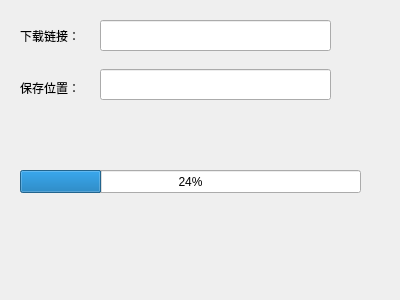
<?xml version="1.0" encoding="UTF-8"?>
<ui version="4.0">
 <class>YQDownloader</class>
 <widget class="QWidget" name="YQDownloader">
  <property name="geometry">
   <rect>
    <x>0</x>
    <y>0</y>
    <width>400</width>
    <height>300</height>
   </rect>
  </property>
  <property name="minimumSize">
   <size>
    <width>400</width>
    <height>300</height>
   </size>
  </property>
  <property name="maximumSize">
   <size>
    <width>400</width>
    <height>300</height>
   </size>
  </property>
  <property name="windowTitle">
   <string>YQDownloader</string>
  </property>
  <widget class="QLabel" name="label">
   <property name="geometry">
    <rect>
     <x>20</x>
     <y>20</y>
     <width>81</width>
     <height>31</height>
    </rect>
   </property>
   <property name="text">
    <string>下载链接：</string>
   </property>
  </widget>
  <widget class="QLineEdit" name="lineEdit">
   <property name="geometry">
    <rect>
     <x>100</x>
     <y>20</y>
     <width>231</width>
     <height>31</height>
    </rect>
   </property>
  </widget>
  <widget class="QLabel" name="label_2">
   <property name="geometry">
    <rect>
     <x>20</x>
     <y>80</y>
     <width>61</width>
     <height>16</height>
    </rect>
   </property>
   <property name="text">
    <string>保存位置：</string>
   </property>
  </widget>
  <widget class="QLineEdit" name="lineEdit_2">
   <property name="geometry">
    <rect>
     <x>100</x>
     <y>69</y>
     <width>231</width>
     <height>31</height>
    </rect>
   </property>
  </widget>
  <widget class="QProgressBar" name="progressBar">
   <property name="geometry">
    <rect>
     <x>20</x>
     <y>170</y>
     <width>341</width>
     <height>23</height>
    </rect>
   </property>
   <property name="value">
    <number>24</number>
   </property>
  </widget>
 </widget>
 <resources/>
 <connections/>
</ui>
